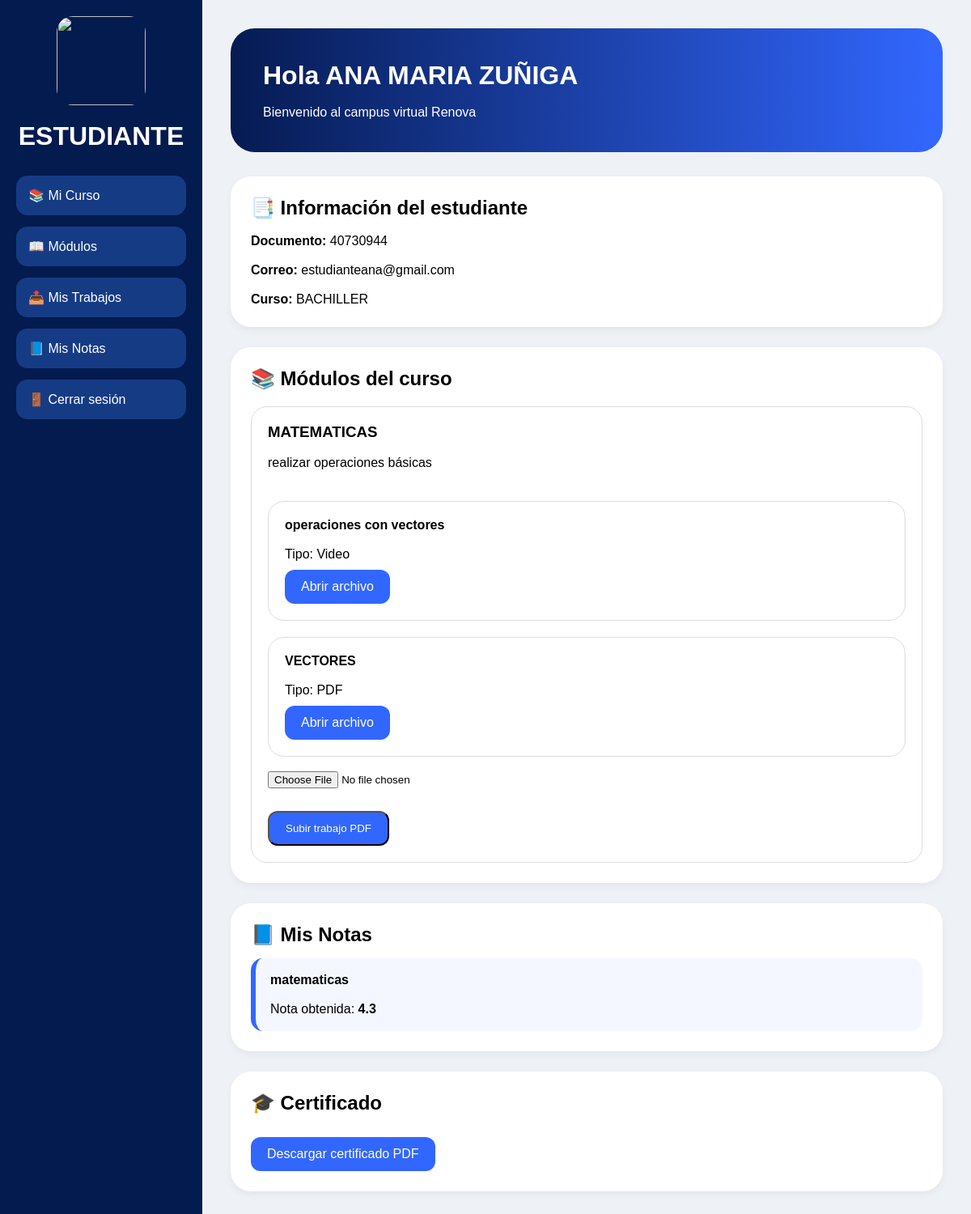
The app's page /panel_estudiante (signed in) with its own data.
### tables this page shows
CREATE TABLE estudiantes (
        id INTEGER PRIMARY KEY AUTOINCREMENT,
        nombre TEXT,
        documento TEXT,
        correo TEXT,
        password TEXT,
        curso_id INTEGER
    );

CREATE TABLE cursos (
        id INTEGER PRIMARY KEY AUTOINCREMENT,
        nombre TEXT
    );

CREATE TABLE modulos (
        id INTEGER PRIMARY KEY AUTOINCREMENT,
        titulo TEXT,
        descripcion TEXT,
        docente_id INTEGER
    );

CREATE TABLE contenidos (
        id INTEGER PRIMARY KEY AUTOINCREMENT,
        titulo TEXT,
        tipo TEXT,
        url TEXT,
        modulo_id INTEGER
    );

CREATE TABLE notas (
        id INTEGER PRIMARY KEY AUTOINCREMENT,
        estudiante_id INTEGER,
        materia TEXT,
        nota REAL
    );

### app.py (the view)
@app.route("/panel_estudiante")
def panel_estudiante():
    if "estudiante_id" not in session:
        return redirect("/estudiante_login")
    conn = sqlite3.connect("database.db")
    conn.row_factory = sqlite3.Row
    cursor = conn.cursor()
    estudiante_id = session["estudiante_id"]
    estudiante = cursor.execute("""
        SELECT estudiantes.*,
               cursos.nombre AS curso_nombre
        FROM estudiantes
        LEFT JOIN cursos
        ON estudiantes.curso_id = cursos.id
        WHERE estudiantes.id=?
    """, (estudiante_id,)).fetchone()
    modulos = cursor.execute("""
        SELECT modulos.*
        FROM modulos
        JOIN docentes
        ON modulos.docente_id = docentes.id
        WHERE docentes.curso_id=?
        ORDER BY modulos.id DESC
    """, (estudiante["curso_id"],)).fetchall()
    contenidos = cursor.execute("""
        SELECT contenidos.*
        FROM contenidos
        JOIN modulos
        ON contenidos.modulo_id = modulos.id
        JOIN docentes
        ON modulos.docente_id = docentes.id
        WHERE docentes.curso_id=?
        ORDER BY contenidos.id DESC
    """, (estudiante["curso_id"],)).fetchall()
    entregas = cursor.execute("""
        SELECT entregas.*,
               modulos.titulo AS modulo_nombre
        FROM entregas
        JOIN modulos
        ON entregas.modulo_id = modulos.id
        WHERE entregas.estudiante_id=?
        ORDER BY entregas.id DESC
    """, (estudiante_id,)).fetchall()
    notas = cursor.execute("SELECT * FROM notas WHERE estudiante_id=? ORDER BY id DESC", (estudiante_id,)).fetchall()
    conn.close()
    return render_template("panel_estudiante.html", estudiante=estudiante, modulos=modulos, contenidos=contenidos, entregas=entregas, notas=notas)

### templates/panel_estudiante.html (shortened to what this page needs)
<!DOCTYPE html>
<html lang="es">
<head>
</head>
<body>
    <div class="sidebar">
        <img src="/static/logo.png" class="logo">
        <h1>ESTUDIANTE</h1>
        <div class="menu">
            <a href="#">📚 Mi Curso</a>
            <a href="#">📖 Módulos</a>
            <a href="#">📤 Mis Trabajos</a>
            <a href="#">📘 Mis Notas</a>
            <a href="/logout">🚪 Cerrar sesión</a>
        </div>
    </div>
    <div class="contenido">
        <div class="header">
            <h1>
                Hola {{ estudiante.nombre }}
            </h1>
            <br>
            <p>
                Bienvenido al campus virtual Renova
            </p>
        </div>
        <div class="card">
            <h2>📑 Información del estudiante</h2>
            <br>
            <p>
                <strong>Documento:</strong>
                {{ estudiante.documento }}
            </p>
            <br>
            <p>
                <strong>Correo:</strong>
                {{ estudiante.correo }}
            </p>
            <br>
            <p>
                <strong>Curso:</strong>
                {{ estudiante.curso_nombre }}
            </p>
        </div>
        <div class="card">
            <h2>📚 Módulos del curso</h2>
            {% for modulo in modulos %}
            <div class="modulo">
                <h3>{{ modulo.titulo }}</h3>
                <br>
                <p>{{ modulo.descripcion }}</p>
                <br>
                {% for contenido in contenidos %}
                    {% if contenido.modulo_id == modulo.id %}
                    <div class="modulo">
                        <strong>{{ contenido.titulo }}</strong>
                        <br><br>
                        Tipo:
                        {{ contenido.tipo }}
                        <br>
                        <a
                            href="/uploads/{{ contenido.url }}"
                            target="_blank"
                            class="btn"
                        >
                            Abrir archivo
                        </a>
                    </div>
                    {% endif %}
                {% endfor %}
                <br>
                <form
                    action="/subir_tarea/{{ modulo.id }}"
                    method="POST"
                    enctype="multipart/form-data"
                >
                    <input
                        type="file"
                        name="archivo"
                        required
                    >
                    <br><br>
                    <button class="btn">
                        Subir trabajo PDF
                    </button>
                </form>
            </div>
            {% endfor %}
        </div>
        <div class="card">
            <h2>📘 Mis Notas</h2>
            {% if notas %}
                {% for nota in notas %}
                <div class="nota">
                    <strong>{{ nota.materia }}</strong>
                    <br><br>
                    Nota obtenida:
                    <strong>{{ nota.nota }}</strong>
                </div>
                {% endfor %}
            {% else %}
                <br>
                <p>No tienes notas registradas.</p>
            {% endif %}
        </div>
        <div class="card">
            <h2>🎓 Certificado</h2>
            <br>
            <a
                href="/certificado/{{ estudiante.id }}"
                class="btn"
            >
                Descargar certificado PDF
            </a>
        </div>
    </div>
</body>
</html>

### templates/panel_estudiante.html (style rules this page uses)
* { margin:0; padding:0; box-sizing:border-box; font-family:Arial; }
body { background:#eef2f7; display:flex; }
.sidebar { width:250px; background:#031b4e; min-height:100vh; padding:20px; color:white; }
.logo { width:110px; height:110px; border-radius:20px; display:block; margin:auto; margin-bottom:20px; }
.sidebar h1 { text-align:center; margin-bottom:30px; }
.menu a { display:block; padding:15px; background:#163b85; color:white; text-decoration:none; border-radius:14px; margin-bottom:14px; }
.contenido { flex:1; padding:35px; }
.header { background:linear-gradient(90deg,#061b52,#3267ff); color:white; padding:40px; border-radius:30px; margin-bottom:30px; }
.card { background:white; padding:25px; border-radius:25px; margin-bottom:25px; box-shadow:0 4px 10px rgba(0,0,0,.05); }
.modulo { border:1px solid #ddd; padding:20px; border-radius:20px; margin-top:20px; }
.btn { display:inline-block; background:#3267ff; color:white; padding:12px 20px; border-radius:12px; text-decoration:none; margin-top:10px; }
.nota { background:#f4f7ff; padding:18px; border-radius:15px; margin-top:15px; border-left:6px solid #3267ff; }

### records on screen
estudiantes: nombre "ANA MARIA ZUÑIGA", documento "40730944", correo "estudianteana@gmail.com"
cursos: curso_nombre "BACHILLER"
modulos: titulo "MATEMATICAS", descripcion "realizar operaciones básicas"
contenidos: titulo "operaciones con vectores", tipo "Video"
contenidos: titulo "VECTORES", tipo "PDF"
notas: materia "matematicas", nota "4.3"
